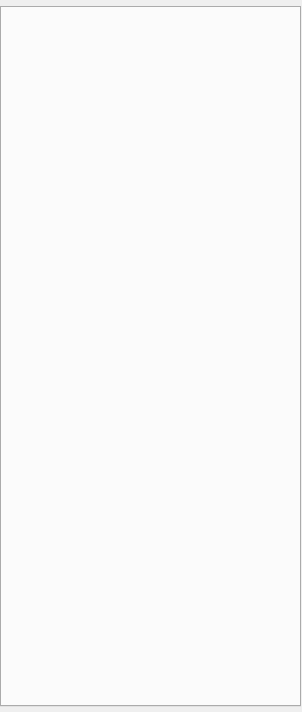
<?xml version="1.0"?>
<ui version="4.0">
  <class>KeypadBar</class>
  <widget class="QDialog" name="IDD_KEYPAD_DLGBAR">
    <property name="geometry">
      <rect>
        <x>0</x>
        <y>0</y>
        <width>302</width>
        <height>712</height>
      </rect>
    </property>
    <property name="font">
      <font>
        <family>Liberation Sans</family>
        <pointsize>7</pointsize>
        <bold>false</bold>
        <italic>false</italic>
      </font>
    </property>
    <property name="enabled">
      <bool>true</bool>
    </property>
    <widget class="QTabWidget" name="IDC_KEYPADS">
      <property name="geometry">
        <rect>
          <x>0</x>
          <y>6</y>
          <width>301</width>
          <height>701</height>
        </rect>
      </property>
      <property name="visible">
        <bool>true</bool>
      </property>
      <property name="enabled">
        <bool>true</bool>
      </property>
    </widget>
    <action name="IDD_ORPHANHUNTER">
      <property name="text">
        <string>Orphan Hunter</string>
      </property>
    </action>
    <action name="IDD_REORDER_PAGES">
      <property name="text">
        <string>Reorder Net Pages</string>
      </property>
    </action>
    <action name="IDD_SHOW_ALL_CHECKED_OUT">
      <property name="text">
        <string>Show All Pages Checked Out</string>
      </property>
    </action>
    <action name="IDM_IMPORT_BITMAP">
      <property name="text">
        <string>Bitmap/Animation Converter...</string>
      </property>
    </action>
    <action name="ID_APP_ABOUT">
      <property name="text">
        <string>&amp;About editor...</string>
      </property>
    </action>
    <action name="ID_APP_EXIT">
      <property name="text">
        <string>E&amp;xit</string>
      </property>
      <property name="shortcut">
        <string>Alt+X</string>
      </property>
    </action>
    <action name="ID_BRIEFING_EDITOR">
      <property name="text">
        <string>Briefing Editor...</string>
      </property>
    </action>
    <action name="ID_BUTTON_LIGHTING">
      <property name="text">
        <string>ID_BUTTON_LIGHTING</string>
      </property>
    </action>
    <action name="ID_BUTTON_OUTLINE">
      <property name="text">
        <string>ID_BUTTON_OUTLINE</string>
      </property>
    </action>
    <action name="ID_BUTTON_WINDOWSELECTION">
      <property name="text">
        <string>ID_BUTTON_WINDOWSELECTION</string>
      </property>
    </action>
    <action name="ID_D3HELP">
      <property name="text">
        <string>Help on D3 Editor</string>
      </property>
    </action>
    <action name="ID_EDITORS_AIPROPERTIES">
      <property name="text">
        <string>AI Properties...</string>
      </property>
    </action>
    <action name="ID_EDITORS_AMBIENTSOUNDS">
      <property name="text">
        <string>Ambient Sounds...</string>
      </property>
    </action>
    <action name="ID_EDITORS_DALLAS">
      <property name="text">
        <string>Dallas Graphical Script Editor...</string>
      </property>
    </action>
    <action name="ID_EDITORS_FILES">
      <property name="text">
        <string>Files...</string>
      </property>
    </action>
    <action name="ID_EDITORS_MEGACELLS">
      <property name="text">
        <string>Megacells...</string>
      </property>
    </action>
    <action name="ID_EDIT_ADDSELECT">
      <property name="text">
        <string>Add Current Room to Selected List</string>
      </property>
    </action>
    <action name="ID_EDIT_ATTACH">
      <property name="text">
        <string>&amp;Attach</string>
      </property>
    </action>
    <action name="ID_EDIT_CLEARSELECTED">
      <property name="text">
        <string>Clear Selected List</string>
      </property>
    </action>
    <action name="ID_EDIT_COPY">
      <property name="text">
        <string>&amp;Copy</string>
      </property>
      <property name="shortcut">
        <string>Ctrl+Ins</string>
      </property>
    </action>
    <action name="ID_EDIT_CUT">
      <property name="text">
        <string>Cu&amp;t</string>
      </property>
      <property name="shortcut">
        <string>Shift+Del</string>
      </property>
    </action>
    <action name="ID_EDIT_DELETE">
      <property name="text">
        <string>&amp;Delete</string>
      </property>
    </action>
    <action name="ID_EDIT_LOADSCRAP">
      <property name="text">
        <string>Load Scrap from Disk</string>
      </property>
    </action>
    <action name="ID_EDIT_PASTE">
      <property name="text">
        <string>&amp;Paste</string>
      </property>
      <property name="shortcut">
        <string>Shift+Ins</string>
      </property>
    </action>
    <action name="ID_EDIT_PLACE">
      <property name="text">
        <string>&amp;Place in Mine</string>
      </property>
    </action>
    <action name="ID_EDIT_PLACE_TERRAIN">
      <property name="text">
        <string>&amp;Place on Terrain</string>
      </property>
    </action>
    <action name="ID_EDIT_REMOVESELECT">
      <property name="text">
        <string>Remove Current Room from Selected List</string>
      </property>
    </action>
    <action name="ID_EDIT_SAVESCRAP">
      <property name="text">
        <string>Save Scrap to Disk</string>
      </property>
    </action>
    <action name="ID_EDIT_SELECTATTACHED">
      <property name="text">
        <string>Select All Rooms Attached to Current Room</string>
      </property>
    </action>
    <action name="ID_EDIT_UNDO">
      <property name="text">
        <string>&amp;Undo</string>
      </property>
      <property name="shortcut">
        <string>Alt+Backspace</string>
      </property>
    </action>
    <action name="ID_FILE_AUTOSAVE">
      <property name="text">
        <string>Autosave</string>
      </property>
      <property name="checkable">
        <bool>true</bool>
      </property>
    </action>
    <action name="ID_FILE_CHECKMINE">
      <property name="text">
        <string>&amp;Check Mine</string>
      </property>
    </action>
    <action name="ID_FILE_FIXCRACKS">
      <property name="text">
        <string>Fix Level Cracks</string>
      </property>
    </action>
    <action name="ID_FILE_FIXDEGENERATEFACES">
      <property name="text">
        <string>Fix/Remove Degenerate Faces</string>
      </property>
    </action>
    <action name="ID_FILE_IMPORT_ROOM">
      <property name="text">
        <string>Import 3DSMax Room</string>
      </property>
    </action>
    <action name="ID_FILE_INFORMATION">
      <property name="text">
        <string>&amp;Information</string>
      </property>
      <property name="shortcut">
        <string>Alt+I</string>
      </property>
    </action>
    <action name="ID_FILE_LEAVE_EDITOR">
      <property name="text">
        <string>Go to main menu...</string>
      </property>
    </action>
    <action name="ID_FILE_LEVELPROPS">
      <property name="text">
        <string>Set Selected Room(s) Properties</string>
      </property>
    </action>
    <action name="ID_FILE_LEVEL_INFO">
      <property name="text">
        <string>Edit Level Info...</string>
      </property>
    </action>
    <action name="ID_FILE_MRU_FILE1">
      <property name="text">
        <string>Recent File</string>
      </property>
      <property name="enabled">
        <bool>false</bool>
      </property>
    </action>
    <action name="ID_FILE_NEW">
      <property name="text">
        <string>&amp;New</string>
      </property>
      <property name="shortcut">
        <string>Ctrl+N</string>
      </property>
    </action>
    <action name="ID_FILE_OPEN">
      <property name="text">
        <string>&amp;Open...</string>
      </property>
      <property name="shortcut">
        <string>Ctrl+O</string>
      </property>
    </action>
    <action name="ID_FILE_PLAY640X480">
      <property name="text">
        <string>&amp;Play in 640 x 480</string>
      </property>
      <property name="shortcut">
        <string>Alt+P</string>
      </property>
    </action>
    <action name="ID_FILE_PREFERENCES">
      <property name="text">
        <string>Preferences</string>
      </property>
    </action>
    <action name="ID_FILE_PRINT">
      <property name="text">
        <string>&amp;Print...</string>
      </property>
      <property name="shortcut">
        <string>Ctrl+P</string>
      </property>
    </action>
    <action name="ID_FILE_PRINT_PREVIEW">
      <property name="text">
        <string>Print Pre&amp;view</string>
      </property>
    </action>
    <action name="ID_FILE_PRINT_SETUP">
      <property name="text">
        <string>P&amp;rint Setup...</string>
      </property>
    </action>
    <action name="ID_FILE_REMOVEDUPLICATEFACESFROMCURRENTROOM">
      <property name="text">
        <string>Remove Duplicate Faces from Current Room</string>
      </property>
    </action>
    <action name="ID_FILE_REMOVEEXTRAPOINTS">
      <property name="text">
        <string>Remove Extra Points</string>
      </property>
    </action>
    <action name="ID_FILE_RESTOREGAMESTATE">
      <property name="text">
        <string>Restore Gamestate</string>
      </property>
    </action>
    <action name="ID_FILE_SAVE">
      <property name="text">
        <string>&amp;Save</string>
      </property>
      <property name="shortcut">
        <string>Ctrl+S</string>
      </property>
    </action>
    <action name="ID_FILE_SAVEGOALTEXT">
      <property name="text">
        <string>Save Goal Text to File</string>
      </property>
    </action>
    <action name="ID_FILE_SAVE_AS">
      <property name="text">
        <string>Save &amp;As...</string>
      </property>
    </action>
    <action name="ID_FILE_SAVE_COPY_AS">
      <property name="text">
        <string>Save Copy &amp;As...</string>
      </property>
    </action>
    <action name="ID_FILE_STATS">
      <property name="text">
        <string>Show Level Stats</string>
      </property>
    </action>
    <action name="ID_FILE_UPDATE">
      <property name="text">
        <string>&amp;Update</string>
      </property>
      <property name="shortcut">
        <string>Ctrl+S</string>
      </property>
    </action>
    <action name="ID_FILE_VERIFY_LEVEL">
      <property name="text">
        <string>Verify Level</string>
      </property>
    </action>
    <action name="ID_HOTSPOT_TGA">
      <property name="text">
        <string>HotSpot TGA Extractor...</string>
      </property>
    </action>
    <action name="ID_MINE_VIEW">
      <property name="text">
        <string>Mine View</string>
      </property>
      <property name="shortcut">
        <string>F2</string>
      </property>
    </action>
    <action name="ID_OBJBUTTON">
      <property name="text">
        <string>ID_OBJBUTTON</string>
      </property>
    </action>
    <action name="ID_OBJECT_DELETEOBJECT">
      <property name="text">
        <string>Delete Object</string>
      </property>
      <property name="shortcut">
        <string>Del</string>
      </property>
    </action>
    <action name="ID_OBJECT_MOVEPLAYER">
      <property name="text">
        <string>Move Player 0 to Viewer</string>
      </property>
    </action>
    <action name="ID_OBJECT_PLACECAMERAATCURRENTFACE">
      <property name="text">
        <string>Create New Camera at Current Face</string>
      </property>
    </action>
    <action name="ID_OBJECT_PLACECAMERAATVIEWER">
      <property name="text">
        <string>Create New Camera at Viewer</string>
      </property>
    </action>
    <action name="ID_OBJECT_PLACEOBJECT">
      <property name="text">
        <string>Place Object</string>
      </property>
      <property name="shortcut">
        <string>Ins</string>
      </property>
    </action>
    <action name="ID_OBJECT_PLACESOUNDSOURCEATVIEWER">
      <property name="text">
        <string>Create SoundSource at Viewer</string>
      </property>
    </action>
    <action name="ID_OBJECT_PLACEWAYPOINTATVIEWER">
      <property name="text">
        <string>Place Waypoint at Viewer</string>
      </property>
    </action>
    <action name="ID_OBJECT_SELECTBYNUMBER">
      <property name="text">
        <string>Select Object By Number</string>
      </property>
    </action>
    <action name="ID_OBJECT_SETCAMERAFROMVIEWER">
      <property name="text">
        <string>Move Camera to Viewer</string>
      </property>
    </action>
    <action name="ID_OBJECT_SETVIEWERFROMCAMERA">
      <property name="text">
        <string>Move Viewer to Camera</string>
      </property>
    </action>
    <action name="ID_OSIRISCOMPILE">
      <property name="text">
        <string>ID_OSIRISCOMPILE</string>
      </property>
    </action>
    <action name="ID_REINIT_OPENGL">
      <property name="text">
        <string>ID_REINIT_OPENGL</string>
      </property>
    </action>
    <action name="ID_ROOM_ADD">
      <property name="text">
        <string>&amp;Add Room at Current Face</string>
      </property>
      <property name="shortcut">
        <string>Shift+A</string>
      </property>
    </action>
    <action name="ID_ROOM_ADDVERTTONEWFACE">
      <property name="text">
        <string>Add Vert to New Face</string>
      </property>
      <property name="shortcut">
        <string>Shift+V</string>
      </property>
    </action>
    <action name="ID_ROOM_ATTACHROOM">
      <property name="text">
        <string>Attach Room</string>
      </property>
    </action>
    <action name="ID_ROOM_BUILDBRIDGE">
      <property name="text">
        <string>&amp;Build Bridge</string>
      </property>
    </action>
    <action name="ID_ROOM_BUILDSMOOTHBRIDGE">
      <property name="text">
        <string>Build Smooth Bridge</string>
      </property>
      <property name="shortcut">
        <string>Ctrl+B</string>
      </property>
    </action>
    <action name="ID_ROOM_CLEARCENTERPOINT">
      <property name="text">
        <string>Clear Center Point</string>
      </property>
    </action>
    <action name="ID_ROOM_COMBINE">
      <property name="text">
        <string>Combine Rooms</string>
      </property>
    </action>
    <action name="ID_ROOM_DELETE">
      <property name="text">
        <string>Delete Current Room</string>
      </property>
    </action>
    <action name="ID_ROOM_DELETECONNECTEDFACES">
      <property name="text">
        <string>Delete Connected Faces</string>
      </property>
    </action>
    <action name="ID_ROOM_DELETEFACE">
      <property name="text">
        <string>Delete Current Face</string>
      </property>
    </action>
    <action name="ID_ROOM_DELETEPORTAL">
      <property name="text">
        <string>Delete Current Portal</string>
      </property>
    </action>
    <action name="ID_ROOM_DELETEVERT">
      <property name="text">
        <string>Delete Current Vert From Face</string>
      </property>
    </action>
    <action name="ID_ROOM_DROPROOM">
      <property name="text">
        <string>Drop Room</string>
      </property>
    </action>
    <action name="ID_ROOM_FACE_ADDVERTTOEDGE">
      <property name="text">
        <string>Add Vert To Edge</string>
      </property>
    </action>
    <action name="ID_ROOM_FACE_DELETEVERTONEDGE">
      <property name="text">
        <string>Delete Vert on Edge</string>
      </property>
    </action>
    <action name="ID_ROOM_FACE_MOVEVERTONEDGE">
      <property name="text">
        <string>Move Vert on Edge</string>
      </property>
    </action>
    <action name="ID_ROOM_FACE_SPLITFACE">
      <property name="text">
        <string>Split Face</string>
      </property>
    </action>
    <action name="ID_ROOM_FINISHNEWFACE">
      <property name="text">
        <string>Add Last Point to New Face (Finish Face)</string>
      </property>
    </action>
    <action name="ID_ROOM_GRABTEXTURE">
      <property name="text">
        <string>Grab Texture</string>
      </property>
      <property name="shortcut">
        <string>G</string>
      </property>
    </action>
    <action name="ID_ROOM_JOINROOMS">
      <property name="text">
        <string>Join Rooms</string>
      </property>
    </action>
    <action name="ID_ROOM_JOINROOMSEXACT">
      <property name="text">
        <string>Join Rooms Exact</string>
      </property>
    </action>
    <action name="ID_ROOM_JOIN_ADJACENT_FACES">
      <property name="text">
        <string>Join Adjacent Faces</string>
      </property>
    </action>
    <action name="ID_ROOM_LINKTONEWEXTERNAL">
      <property name="text">
        <string>Link Room to New External Room</string>
      </property>
    </action>
    <action name="ID_ROOM_MARK">
      <property name="text">
        <string>&amp;Mark Room/Face</string>
      </property>
      <property name="shortcut">
        <string>Ctrl+M</string>
      </property>
    </action>
    <action name="ID_ROOM_MERGEOBJECTINTOROOM">
      <property name="text">
        <string>Merge Object into Room</string>
      </property>
    </action>
    <action name="ID_ROOM_NEXTFACE">
      <property name="text">
        <string>Next Face</string>
      </property>
      <property name="shortcut">
        <string>F</string>
      </property>
    </action>
    <action name="ID_ROOM_PLACEROOM">
      <property name="text">
        <string>Place Room at Current Room</string>
      </property>
    </action>
    <action name="ID_ROOM_PLACETERRAINROOM">
      <property name="text">
        <string>Place Room at Current Terrain Cell</string>
      </property>
    </action>
    <action name="ID_ROOM_PREVIOUSFACE">
      <property name="text">
        <string>Previous Face</string>
      </property>
      <property name="shortcut">
        <string>Shift+F</string>
      </property>
    </action>
    <action name="ID_ROOM_PROPAGATETOADJACENTCOPLANARFACES">
      <property name="text">
        <string>Propagate to Adjacent Coplanar Faces</string>
      </property>
      <property name="shortcut">
        <string>Ctrl+F</string>
      </property>
    </action>
    <action name="ID_ROOM_PROPAGATETOALL">
      <property name="text">
        <string>Propagate to All Faces in Room</string>
      </property>
      <property name="shortcut">
        <string>Shift+R</string>
      </property>
    </action>
    <action name="ID_ROOM_RENAMEROOM">
      <property name="text">
        <string>Rename Room</string>
      </property>
      <property name="shortcut">
        <string>Ctrl+R</string>
      </property>
    </action>
    <action name="ID_ROOM_ROTATEPLACEDROOM45DEGREES">
      <property name="text">
        <string>Rotate Placed Room 45 Degrees</string>
      </property>
    </action>
    <action name="ID_ROOM_SAVECURRENTROOM">
      <property name="text">
        <string>Save Current Room</string>
      </property>
    </action>
    <action name="ID_ROOM_SELECTBYNUMBER">
      <property name="text">
        <string>Select Room by Number</string>
      </property>
    </action>
    <action name="ID_ROOM_SELECTFACEBYNUMBER">
      <property name="text">
        <string>Select Face by Number</string>
      </property>
    </action>
    <action name="ID_ROOM_SETCENTERFROMVIEWER">
      <property name="text">
        <string>Set Room Center from Viewer</string>
      </property>
    </action>
    <action name="ID_ROOM_SNAPPLACEDROOM">
      <property name="text">
        <string>Snap Placed Room</string>
      </property>
    </action>
    <action name="ID_ROOM_SNAPPOINTTOEDGE">
      <property name="text">
        <string>Snap Point to Edge</string>
      </property>
    </action>
    <action name="ID_ROOM_SNAPPOINTTOFACE">
      <property name="text">
        <string>Snap Point to Face</string>
      </property>
    </action>
    <action name="ID_ROOM_SNAPPOINTTOPOINT">
      <property name="text">
        <string>Snap Point to Point</string>
      </property>
    </action>
    <action name="ID_ROOM_SPLITFACE">
      <property name="text">
        <string>Triangulate face</string>
      </property>
    </action>
    <action name="ID_ROOM_STARTNEWFACE">
      <property name="text">
        <string>Add First Point to New Face (Start Face)</string>
      </property>
    </action>
    <action name="ID_ROOM_SWAPMAKEDANDCURRENTROOMFACE">
      <property name="text">
        <string>Swap Marked and Current Room/Face</string>
      </property>
    </action>
    <action name="ID_ROOM_UNDOSNAP">
      <property name="text">
        <string>Undo Snap</string>
      </property>
    </action>
    <action name="ID_ROOM_UNPLACEROOM">
      <property name="text">
        <string>Un-place Room/Group/Door</string>
      </property>
    </action>
    <action name="ID_ROOM_VIEW">
      <property name="text">
        <string>Room View</string>
      </property>
      <property name="shortcut">
        <string>F4</string>
      </property>
    </action>
    <action name="ID_SCRIPT_LEVEL_INTERFACE">
      <property name="text">
        <string>Levels and Scripts...</string>
      </property>
    </action>
    <action name="ID_SUBEDITORS_FONT">
      <property name="text">
        <string>Font Editor...</string>
      </property>
    </action>
    <action name="ID_SUBEDITORS_HOGMAKER">
      <property name="text">
        <string>Hog Maker...</string>
      </property>
    </action>
    <action name="ID_SUBEDITORS_TABLEFILEEDIT">
      <property name="text">
        <string>Table File Text Editor...</string>
      </property>
    </action>
    <action name="ID_SUBEDITORS_TABLEFILEFILTER">
      <property name="text">
        <string>Table File Filter...</string>
      </property>
    </action>
    <action name="ID_TABLEEDIT_FILE_EXIT">
      <property name="text">
        <string>&amp;Exit</string>
      </property>
    </action>
    <action name="ID_TABLEEDIT_FILE_LOAD">
      <property name="text">
        <string>&amp;Load...</string>
      </property>
    </action>
    <action name="ID_TABLEEDIT_FILE_SAVE">
      <property name="text">
        <string>&amp;Save</string>
      </property>
    </action>
    <action name="ID_TABLEEDIT_FILE_SAVE_AS">
      <property name="text">
        <string>S&amp;ave as...</string>
      </property>
    </action>
    <action name="ID_TABLEFILTER_FILE_EXIT">
      <property name="text">
        <string>Exit</string>
      </property>
    </action>
    <action name="ID_TABLEFILTER_FILE_LOAD">
      <property name="text">
        <string>Load...</string>
      </property>
    </action>
    <action name="ID_TABLEFILTER_FILE_NEW">
      <property name="text">
        <string>New</string>
      </property>
    </action>
    <action name="ID_TABLEFILTER_FILE_SAVE">
      <property name="text">
        <string>Save</string>
      </property>
    </action>
    <action name="ID_TABLEFILTER_FILE_SAVEAS">
      <property name="text">
        <string>Save as...</string>
      </property>
    </action>
    <action name="ID_TERRAIN_VIEW">
      <property name="text">
        <string>Terrain View</string>
      </property>
      <property name="shortcut">
        <string>F3</string>
      </property>
    </action>
    <action name="ID_TEST_TEST1">
      <property name="text">
        <string>Test function 1</string>
      </property>
    </action>
    <action name="ID_TEST_TEST2">
      <property name="text">
        <string>Test function 2</string>
      </property>
    </action>
    <action name="ID_TEST_TEST3">
      <property name="text">
        <string>Test function 3</string>
      </property>
    </action>
    <action name="ID_TOOLS_WORLD_OBJECTS_BUILDINGS">
      <property name="text">
        <string>Buildings...</string>
      </property>
    </action>
    <action name="ID_TOOLS_WORLD_OBJECTS_CLUTTER">
      <property name="text">
        <string>Clutter...</string>
      </property>
    </action>
    <action name="ID_TOOLS_WORLD_OBJECTS_DOOR">
      <property name="text">
        <string>Doors...</string>
      </property>
    </action>
    <action name="ID_TOOLS_WORLD_OBJECTS_LIGHTS">
      <property name="text">
        <string>Lights...</string>
      </property>
    </action>
    <action name="ID_TOOLS_WORLD_OBJECTS_PLAYER">
      <property name="text">
        <string>Player Ships...</string>
      </property>
    </action>
    <action name="ID_TOOLS_WORLD_OBJECTS_POWERUPS">
      <property name="text">
        <string>Powerups...</string>
      </property>
    </action>
    <action name="ID_TOOLS_WORLD_OBJECTS_ROBOTS">
      <property name="text">
        <string>Robots...</string>
      </property>
    </action>
    <action name="ID_TOOLS_WORLD_OBJECTS_SOUND">
      <property name="text">
        <string>Sounds...</string>
      </property>
    </action>
    <action name="ID_TOOLS_WORLD_TEXTURES">
      <property name="text">
        <string>Textures...</string>
      </property>
    </action>
    <action name="ID_TOOLS_WORLD_WEAPONS">
      <property name="text">
        <string>Weapons...</string>
      </property>
    </action>
    <action name="ID_VIEW_CENTERONCUBE">
      <property name="text">
        <string>Center on Current &amp;Room</string>
      </property>
      <property name="shortcut">
        <string>Home</string>
      </property>
    </action>
    <action name="ID_VIEW_CENTERONMINE">
      <property name="text">
        <string>Center on &amp;Mine Origin</string>
      </property>
    </action>
    <action name="ID_VIEW_CENTERONOBJECT">
      <property name="text">
        <string>Center on Current &amp;Object</string>
      </property>
    </action>
    <action name="ID_VIEW_DELETEVIEWER">
      <property name="text">
        <string>Delete Viewer</string>
      </property>
    </action>
    <action name="ID_VIEW_FLIP">
      <property name="text">
        <string>Flip Viewer</string>
      </property>
      <property name="shortcut">
        <string>/</string>
      </property>
    </action>
    <action name="ID_VIEW_KEYPAD_TOGGLE">
      <property name="text">
        <string>Keypad</string>
      </property>
      <property name="shortcut">
        <string>F10</string>
      </property>
    </action>
    <action name="ID_VIEW_MOVECAMERATOCURRENTOBJECT">
      <property name="text">
        <string>Move camera to Current Object</string>
      </property>
    </action>
    <action name="ID_VIEW_MOVECAMERATOSELECTEDFACE">
      <property name="text">
        <string>Move camera to &amp;Current Face</string>
      </property>
      <property name="shortcut">
        <string>Shift+C</string>
      </property>
    </action>
    <action name="ID_VIEW_MOVECAMERATOSELECTEDROOM">
      <property name="text">
        <string>Move camera to &amp;Current Room</string>
      </property>
      <property name="shortcut">
        <string>C</string>
      </property>
    </action>
    <action name="ID_VIEW_NEWVIEWER">
      <property name="text">
        <string>New Viewer</string>
      </property>
    </action>
    <action name="ID_VIEW_NEXTVIEWER">
      <property name="text">
        <string>Next Viewer</string>
      </property>
    </action>
    <action name="ID_VIEW_RESETVIEWRADIUS">
      <property name="text">
        <string>Reset View Radius</string>
      </property>
    </action>
    <action name="ID_VIEW_SHOWOBJECTSINWIREFRAMEVIEW">
      <property name="text">
        <string>Show objects in Wireframe view</string>
      </property>
    </action>
    <action name="ID_VIEW_SHOWVIEWERFORWARDVECTOR">
      <property name="text">
        <string>Show Viewer Forward Vector</string>
      </property>
    </action>
    <action name="ID_VIEW_STATUS_BAR">
      <property name="text">
        <string>&amp;Status Bar</string>
      </property>
    </action>
    <action name="ID_VIEW_TEXTUREMINE">
      <property name="text">
        <string>Te&amp;xtured view</string>
      </property>
    </action>
    <action name="ID_VIEW_TOOLBAR">
      <property name="text">
        <string>&amp;Toolbar</string>
      </property>
    </action>
    <action name="ID_VIEW_VIEWPROP">
      <property name="text">
        <string>Display Viewer Properties</string>
      </property>
    </action>
    <action name="ID_VIEW_WIREFRAMEMINE">
      <property name="text">
        <string>&amp;Wireframe view</string>
      </property>
    </action>
    <action name="ID_WINDOW_CASCADE">
      <property name="text">
        <string>&amp;Cascade</string>
      </property>
    </action>
    <action name="ID_WINDOW_TILE">
      <property name="text">
        <string>&amp;Tile</string>
      </property>
    </action>
    <action name="ID_ZBUTTON">
      <property name="text">
        <string>ID_ZBUTTON</string>
      </property>
    </action>
  </widget>
</ui>
